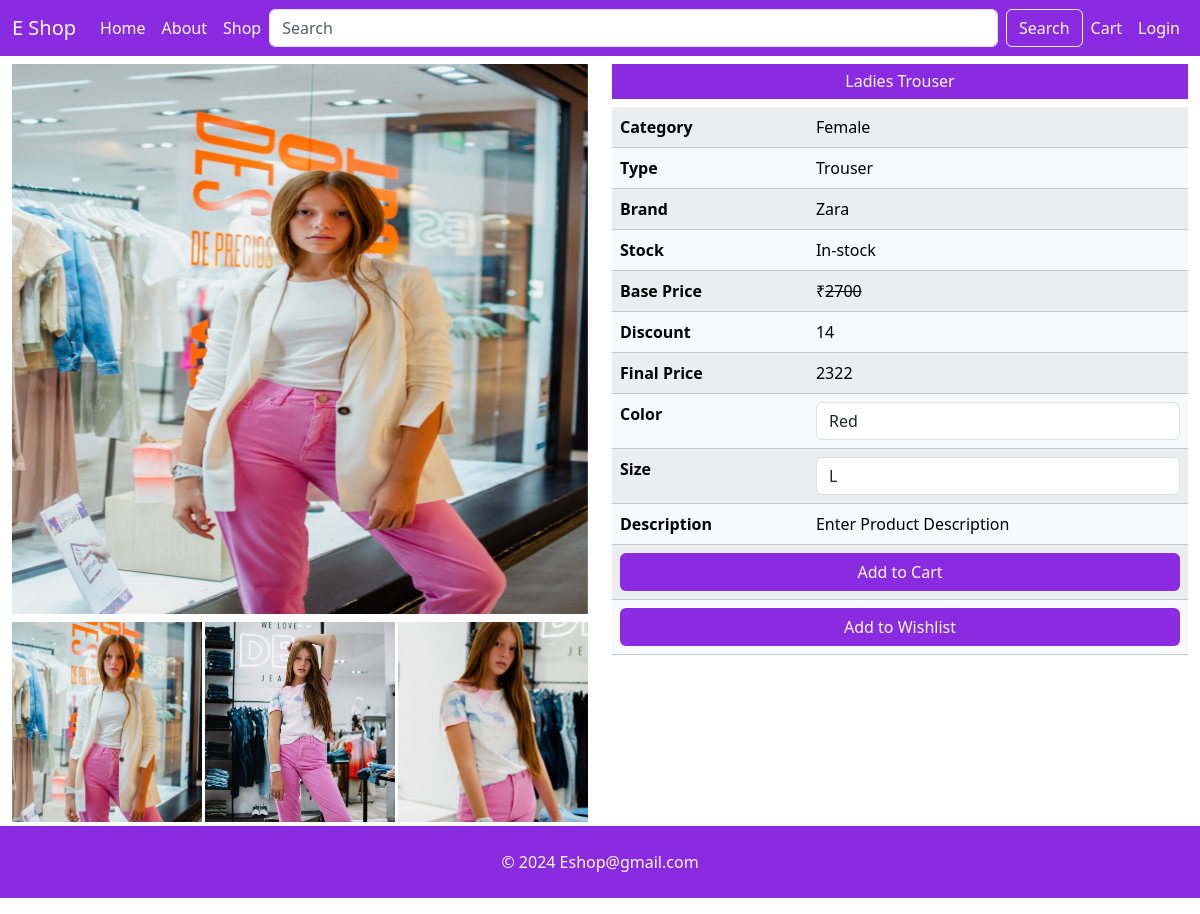
/single-product/14/, run on the app's committed database.
### MainApp/models.py (models this page shows, shortened)
class Product(models.Model):
    id = models.AutoField(primary_key=True)
    name = models.CharField(max_length=100)
    maincategory = models.ForeignKey(Maincategory , on_delete=models.CASCADE)
    subcategory = models.ForeignKey(Subcategory , on_delete=models.CASCADE)
    brand = models.ForeignKey(Brand , on_delete=models.CASCADE)
    seller = models.ForeignKey(Seller, on_delete=models.CASCADE , default=None)
    baseprice = models.IntegerField()
    discount = models.IntegerField()
    finalprice = models.IntegerField()
    size = models.CharField(max_length=100)
    color = models.CharField(max_length=100)
    description = models.TextField()
    stock = models.CharField(max_length=20 , default='In Stock')
    pic1 = models.ImageField(upload_to='images')
    pic2 = models.ImageField(upload_to='images', default=None , null=True, blank=True)
    pic3 = models.ImageField(upload_to='images', default=None , null=True, blank=True)

class Maincategory(models.Model):
    id = models.AutoField(primary_key=True)
    name = models.CharField(max_length=100)
    def __str__(self):
        return self.name

class Subcategory(models.Model):
    id = models.AutoField(primary_key=True)
    name = models.CharField(max_length=100)
    def __str__(self):
        return self.name

class Brand(models.Model):
    id = models.AutoField(primary_key=True)
    name = models.CharField(max_length=100)
    def __str__(self):
        return self.name

### MainApp/views.py (the view)
# urls.py: path('single-product/<id>/',singleProduct),
def singleProduct(request, id):
    product = Product.objects.get(id = id)
    color = product.color.split(',')
    color = color[:-1]
    size = product.size.split(',')
    size = size[:-1]
    context = {'title': 'Product Page','product': product,"color":color, "size":size}
    return render(request , "singleProduct.html",context)

### MainApp/templates/singleProduct.html (shortened to what this page needs)
{% extends 'base.html' %}
{% load static %}
{% block start %}
<div class="container-fluid">
    <div class="row mt-2">
        <div class="col-md-6 col-12">
            <div id="carouselExampleSlidesOnly" class="carousel slide" data-bs-ride="carousel">
                <div class="carousel-inner">
                    <div class="carousel-item active">
                        <img src="{{product.pic1.url}}" height="550px" class="d-block w-100" alt="...">
                    </div>
                </div>
            </div>
            <div class="mt-2 d-flex justify-content-between">
                <img src="{{product.pic1.url}}" alt="" height="200px" width="33%" style="object-fit: cover;">
                <img src="{{product.pic2.url}}" alt="" height="200px" width="33%" style="object-fit: cover;">
                <img src="{{product.pic3.url}}" alt="" height="200px" width="33%" style="object-fit: cover;">
            </div>
        </div>
        <div class="col-md-6 col-12">
            <h6 class="text-center background p-2 text-light">{{product.name}}</h6>
            <table class="table table-light table-striped table-hover">
                <tr>
                    <th>Category</th>
                    <td>{{product.maincategory}}</td>
                </tr>
                <tr>
                    <th>Type</th>
                    <td>{{product.subcategory}}</td>
                </tr>
                <tr>
                    <th>Brand</th>
                    <td>{{product.brand}}</td>
                </tr>
                <tr>
                    <th>Stock</th>
                    <td>{{product.stock}}</td>
                </tr>
                <tr>
                    <th>Base Price</th>
                    <td>&#8377;<del>{{product.baseprice}}</del></td>
                </tr>
                <tr>
                    <th>Discount</th>
                    <td>{{product.discount}}</td>
                </tr>
                <tr>
                    <th>Final Price</th>
                    <td>{{product.finalprice}}</td>
                </tr>
                <form action="/add-to-cart/" method="post">
                    <tr>
                        <th>Color</th>
                        <td>
                            <select name="color" class="form-control">
                                {% for i in color %}
                                <option value="{{i}}">{{i}}</option>
                                {% endfor %}
                            </select>
                        </td>
                    </tr>
                    <tr>
                        <th>Size</th>
                        <td>
                            <select name="size" class="form-control">
                                {% for i in size %}
                                <option value="{{i}}">{{i}}</option>
                                {% endfor %}
                            </select>
                        </td>
                    </tr>
                    <tr>
                        <th>Description</th>
                        <td>{{product.description}}</td>
                    </tr>
                    <tr>
                        <th colspan="2"><button type="submit" class="btn text-light w-100"
                                style="background-color: blueviolet;">Add to Cart</button></th>
                    </tr>
                </form>
                <tr>
                    <th colspan="2"><a href="/add-to-wishlist/{{product.id}}/" class="btn text-light w-100"
                            style="background-color: blueviolet;">Add to Wishlist</a>
                    </th>
                </tr>
            </table>
        </div>
    </div>
</div>
{% endblock %}

### MainApp/static/css/Style.css (style rules this page uses)
.background { background-color: blueviolet; }

### data on the page
Product: pic1 (picture), pic2 (picture), pic3 (picture), name "Ladies Trouser", maincategory "Female", subcategory "Trouser", brand "Zara", stock "In-stock", baseprice "2700", discount "14", finalprice "2322", description "Enter Product Description"

### other printed values
form field color "Red"
form field size "L"
